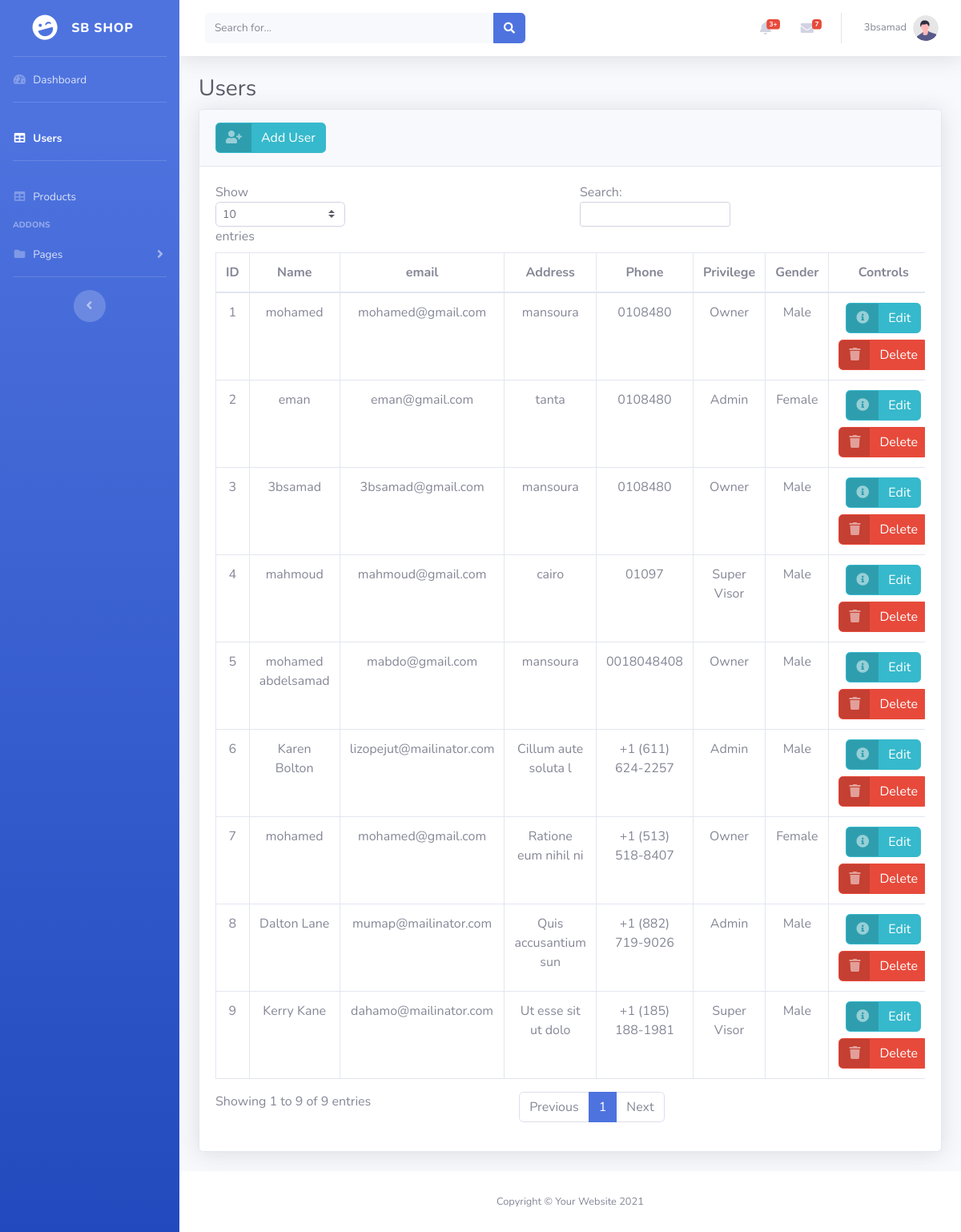
/admin/users.php (signed in), run on the app's committed database.
### tables this page shows
CREATE TABLE `users` (
  `id` int(11) NOT NULL,
  `name` varchar(255) NOT NULL,
  `password` varchar(255) NOT NULL,
  `email` varchar(255) NOT NULL,
  `address` varchar(100) NOT NULL,
  `phone` varchar(100) NOT NULL,
  `priv` enum('1','2','3','') NOT NULL DEFAULT '3',
  `gender` tinyint(4) NOT NULL
);

### admin/includes/userTable.php (the view, shortened to what this page needs)
<?php
    require_once("functions/connect.php");
?>
<div class="container-fluid">
    <h1 class="h3 mb-2 text-gray-800">Users</h1>
    <div class="card shadow mb-4">
        <div class="card-header py-3">
            <a href="?action=add" class="btn btn-info btn-icon-split">
                <span class="icon text-white-50">
                <i class="fas fa-thin fa-user-plus"></i>
                </span>
                <span class="text">Add User</span>
            </a>
        </div>
        <div class="card-body">
            <div class="table-responsive">
                <table class="table table-bordered" id="dataTable" width="100%" cellspacing="0">
                    <thead class="text-center">
                        <tr>
                            <th>ID</th>
                            <th>Name</th>
                            <th>email</th>
                            <th>Address</th>
                            <th>Phone</th>
                            <th>Privilege</th>
                            <th>Gender</th>
                            <th>Controls</th>
                        </tr>
                    </thead>
                    <tbody class="text-center">
                        <?php
                            $id = 1 ;
                            $selectUser = "SELECT * FROM users";
                            $query = $conn -> query($selectUser);
                            foreach($query as $row):
                        ?>
                        <tr>
                            <td><?= $id++ ?> </td>
                            <td><?= $row['name']?></td>
                            <td><?= $row['email']?></td>
                            <td><?= $row['address']?></td>
                            <td><?= $row['phone']?></td>
                            <td>
                                <?php
                                    if($row['priv'] == 1) {
                                        echo 'Owner' ;
                                    }elseif($row['priv'] == 2) {
                                        echo 'Admin' ;
                                    }else{
                                        echo 'Super Visor' ;
                                    }
                                    ?>
                            </td>
                            <td><?= ($row['gender'] == 0) ? 'Male' : 'Female' ?></td>
                            <td>
                                <a href="?action=edit&id=<?= $row['id']?>" class="btn btn-info btn-icon-split mb-2">
                                        <span class="icon text-white-50">
                                            <i class="fas fa-info-circle"></i>
                                        </span>
                                        <span class="text">Edit</span>
                                </a>
                                <button type="button" class="btn btn-danger btn-icon-split" data-toggle="modal" data-target="#id<?= $row['id']?>">
                                <span class="icon text-white-50">
                                            <i class="fas fa-trash"></i>
                                        </span>
                                <span class="text">Delete</span>
                                </button>
                            </td>
                        </tr>
                        <?php
                            endforeach;
                        ?>
                    </tbody>
                </table>
            </div>
        </div>
    </div>
</div>

### admin/includes/navbar.php (shortened to what this page needs)
<div id="content-wrapper" class="d-flex flex-column">
<div id="content">
    <nav class="navbar navbar-expand navbar-light bg-white topbar mb-4 static-top shadow">
                    <form
                        class="d-none d-sm-inline-block form-inline mr-auto ml-md-3 my-2 my-md-0 mw-100 navbar-search">
                        <div class="input-group">
                            <input type="text" class="form-control bg-light border-0 small" placeholder="Search for..."
                                aria-label="Search" aria-describedby="basic-addon2">
                            <div class="input-group-append">
                                <button class="btn btn-primary" type="button">
                                    <i class="fas fa-search fa-sm"></i>
                                </button>
                            </div>
                        </div>
                    </form>
                    <ul class="navbar-nav ml-auto">
                        <li class="nav-item dropdown no-arrow mx-1">
                            <a class="nav-link dropdown-toggle" href="#" id="alertsDropdown" role="button"
                                data-toggle="dropdown" aria-haspopup="true" aria-expanded="false">
                                <i class="fas fa-bell fa-fw"></i>
                                <span class="badge badge-danger badge-counter">3+</span>
                            </a>
                        </li>
                        <li class="nav-item dropdown no-arrow mx-1">
                            <a class="nav-link dropdown-toggle" href="#" id="messagesDropdown" role="button"
                                data-toggle="dropdown" aria-haspopup="true" aria-expanded="false">
                                <i class="fas fa-envelope fa-fw"></i>
                                <span class="badge badge-danger badge-counter">7</span>
                            </a>
                        </li>
                        <li class="nav-item dropdown no-arrow">
                            <a class="nav-link dropdown-toggle" href="#" id="userDropdown" role="button"
                                data-toggle="dropdown" aria-haspopup="true" aria-expanded="false">
                                <span class="mr-2 d-none d-lg-inline text-gray-600 small"><?= $user ?></span>
                                <img class="img-profile rounded-circle"
                                    src="img/undraw_profile.svg">
                            </a>
                        </li>
                    </ul>
    </nav>

### data on the page
users: name "3bsamad", email "3bsamad@gmail.com", address "mansoura", phone "0108480", shows "Owner", gender "Male"
users: name "mohamed", email "mohamed@gmail.com", address "mansoura", phone "0108480", shows "Owner", gender "Male"
users: name "eman", email "eman@gmail.com", address "tanta", phone "0108480", shows "Admin", gender "Female"
users: name "mahmoud", email "mahmoud@gmail.com", address "cairo", phone "01097", shows "Super Visor", gender "Male"
users: name "mohamed abdelsamad", email "mabdo@gmail.com", address "mansoura", phone "0018048408", shows "Owner", gender "Male"
users: name "Karen Bolton", email "lizopejut@mailinator.com", address "Cillum aute soluta l", phone "+1 (611) 624-2257", shows "Admin", gender "Male"
users: name "mohamed", email "mohamed@gmail.com", address "Ratione eum nihil ni", phone "+1 (513) 518-8407", shows "Owner", gender "Female"
users: name "Dalton Lane", email "mumap@mailinator.com", address "Quis accusantium sun", phone "+1 (882) 719-9026", shows "Admin", gender "Male"
users: name "Kerry Kane", email "dahamo@mailinator.com", address "Ut esse sit ut dolo", phone "+1 (185) 188-1981", shows "Super Visor", gender "Male"
